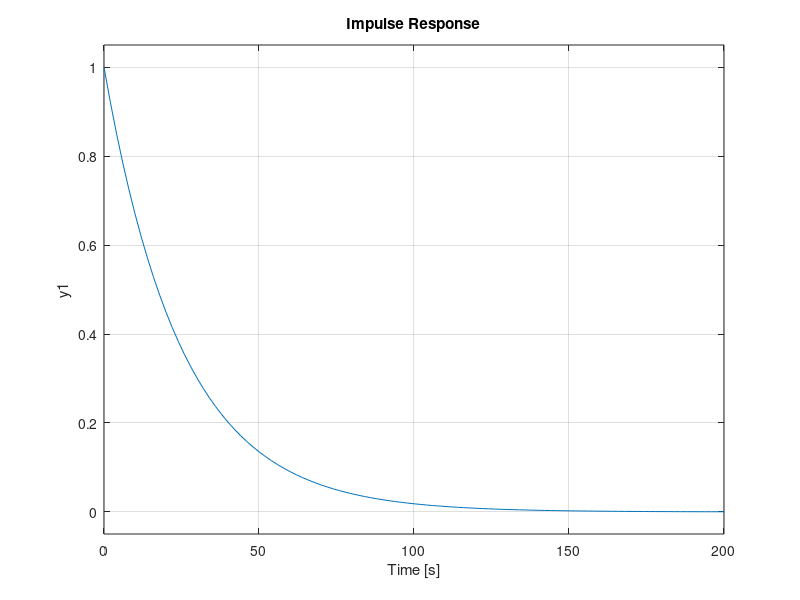

Reproduce this figure in MATLAB.
vs=input('vs value');
c=input('c value');
r=input('r value');
num=[vs];
den=[0 r 1/c];
sys=tf(num,den);
impulse(sys);
